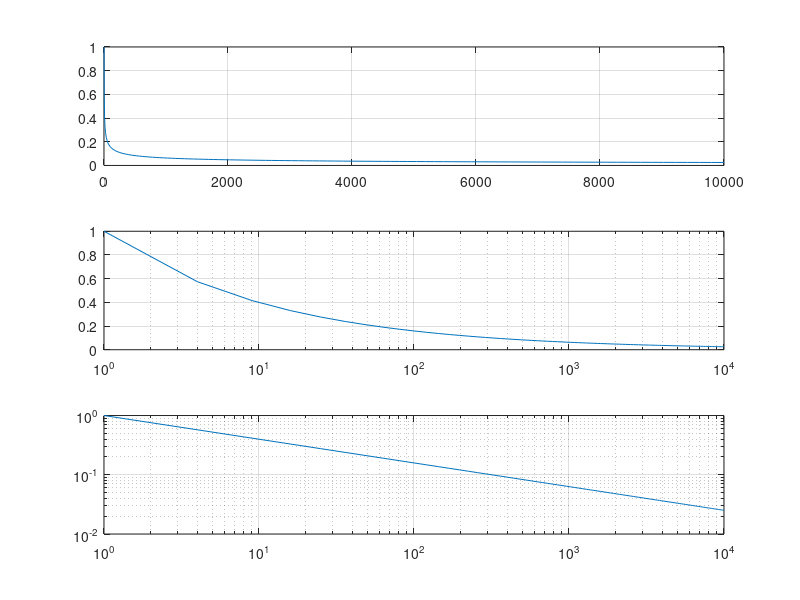

MATLAB code for this plot:
% O comando subplot(nl,nc,ng) pode ser usado para plotar mais de um gráfico 
% na mesma janela; nl, nc são, respectivamente, o número de linhas e o 
% número de colunas de gráficos; e ng é o número do gráfico em questão. 
% Por exemplo, a sequência de comandos abaixo gera aFigura 6

function func_subplot()

K = [1:100].^2;
Y = K.^(-0.4);
subplot(3,1,1);
plot(K, Y); 
grid on
subplot(3,1,2); 
semilogx(K, Y); 
grid on 
subplot(3,1,3);
loglog(K, Y);
grid on

end
